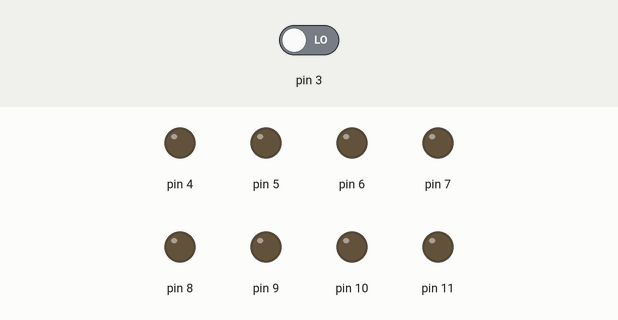
Simulated run of this sketch. Board: Arduino Uno, built with avr-gcc and run on an emulated ATmega328P. Shown: output pins drawn as LEDs (lit = HIGH). Dashed ring = blinking. The test bench sets the inputs (shaded band); at power-on: pin 3 LOW.

Above: at 1.2 s.
1.3 s: pin 3 driven HIGH
At 2.76 s:
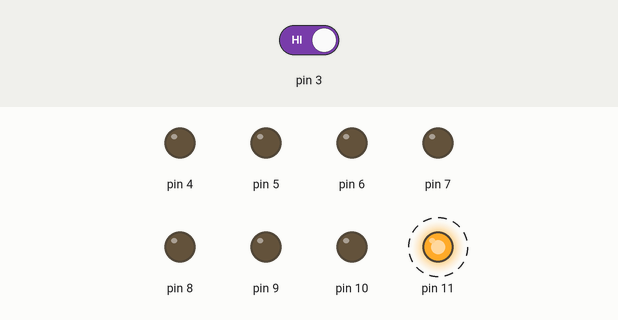
At 3.67 s:
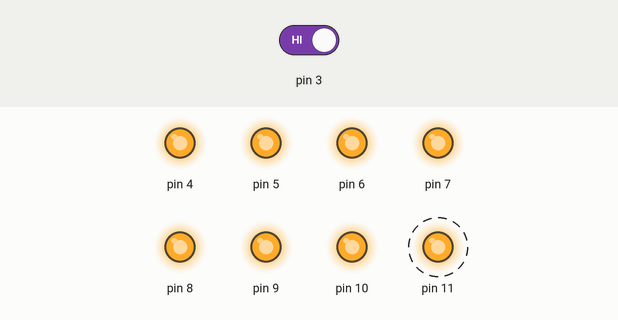
4.3 s: pin 3 driven LOW
At 5.17 s:
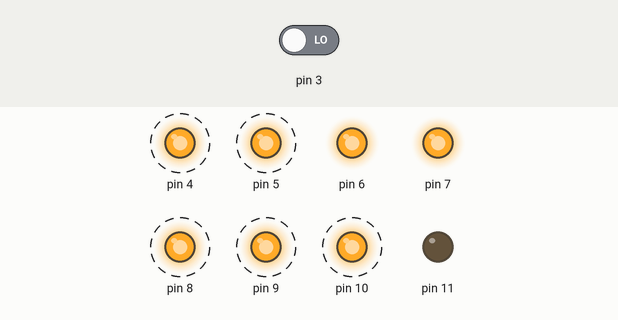
7.3 s: pin 3 driven HIGH
Timing chart, 0 to 16.3 s (numbered marks = the images above; inputs shaded):
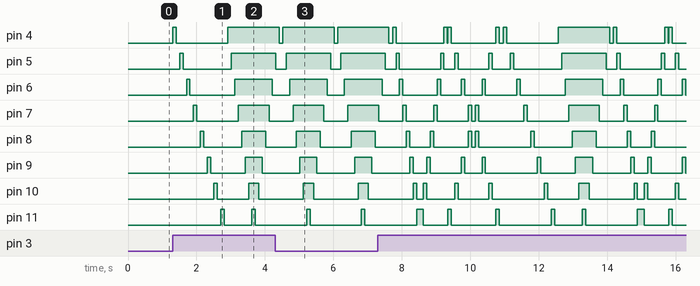

The sketch:

topic2.ino
```cpp
int t = 0;

void setup()
{
  for(int x = 4 ; x<=11 ; x++){
  pinMode(x,OUTPUT);}
  pinMode (4 , OUTPUT);
  pinMode (5 , OUTPUT);
  pinMode (6 , OUTPUT);
  pinMode (7 , OUTPUT);
  pinMode (8 , OUTPUT);
  pinMode (9 , OUTPUT);
  pinMode (10 , OUTPUT);
  pinMode (11 , OUTPUT);
  pinMode(3, INPUT);
}

void loop()
{
  if (digitalRead(3)==HIGH){
    t++;
    delay(10);
  }

if (t==1){
  pattern1();}
if (t==2){
  pattern2();}
if (t==3){
  pattern3();}
if (t==4){
  pattern4();}
if (t==5){
  pattern5();}

}

void pattern1(){
  for(int x = 4; x<=11 ; x++){
    digitalWrite(x, HIGH);
    delay(100);
    digitalWrite(x, LOW);
    delay(100);}}

void pattern2(){
  for(int x = 4; x<=11 ; x++){
    digitalWrite(x, HIGH);
    delay(100);}
  for(int x = 11 ; x>=4 ; x--){
    digitalWrite(x, LOW);
    delay(100);}}

void pattern3(){
  for(int x = 4; x<=11 ; x++){
    digitalWrite(x, HIGH);
    delay(100);
    digitalWrite(x, LOW);}
  for(int x = 11; x>=4 ; x--){
    digitalWrite(x, HIGH);
    delay(100);
    digitalWrite(x, LOW);}}

void pattern4(){
  digitalWrite(4, HIGH);
  digitalWrite(11, HIGH);
  delay(100);
  digitalWrite(4, LOW);
  digitalWrite(11, LOW);
  delay(100);
  digitalWrite(5, HIGH);
  digitalWrite(10, HIGH);
  delay(100);
  digitalWrite(5, LOW);
  digitalWrite(10, LOW);
  delay(100);
  digitalWrite(6, HIGH);
  digitalWrite(9, HIGH);
  delay(100);
  digitalWrite(6, LOW);
  digitalWrite(9, LOW);
  delay(100);
  digitalWrite(7, HIGH);
  digitalWrite(8, HIGH);
  delay(100);
  digitalWrite(7, LOW);
  digitalWrite(8, LOW);
  delay(100);
  digitalWrite(7, HIGH);
  digitalWrite(8, HIGH);
  delay(100);
  digitalWrite(7, LOW);
  digitalWrite(8, LOW);
  delay(100);
  digitalWrite(6, HIGH);
  digitalWrite(9, HIGH);
  delay(100);
  digitalWrite(6, LOW);
  digitalWrite(9, LOW);
  delay(100);
  digitalWrite(5, HIGH);
  digitalWrite(10, HIGH);
  delay(100);
  digitalWrite(5, LOW);
  digitalWrite(10, LOW);
  delay(100);
  digitalWrite(4, HIGH);
  digitalWrite(11, HIGH);
  delay(100);
  digitalWrite(4, LOW);
  digitalWrite(11, LOW);
  delay(100);}

  void pattern5 (){
 digitalWrite(4, LOW);
 digitalWrite(5, LOW);
 digitalWrite(6, LOW);
 digitalWrite(7, LOW);
 digitalWrite(8, LOW);
 digitalWrite(9, LOW);
 digitalWrite(10, LOW);
 digitalWrite(11, LOW);
 t=0;}
```

Measured:
- after the input at 1.3 s, pin 4: LOW → HIGH at once, → LOW 0.10 s later, → HIGH 1.5 s later; pin 5: LOW → HIGH after 0.21 s, → LOW 0.10 s later, → HIGH 1.4 s later
